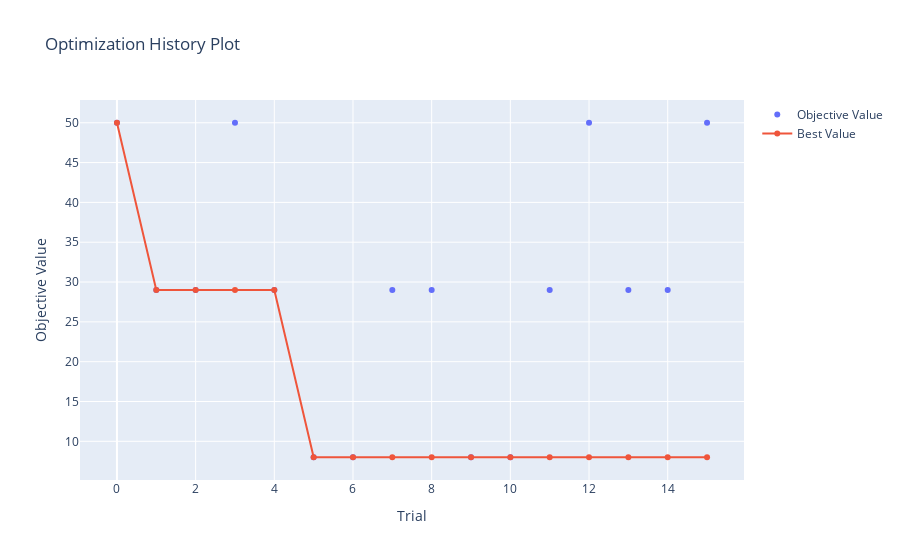

The notebook cell this image was saved under:
### Code cell
# Plot optimization history.
fig = optuna.visualization.plot_optimization_history(study)
fig.show()

### Figure 1 — Plotly figure (JSON) as saved in the notebook; plotly's stock layout.template omitted (floating-point values rounded to 4 significant figures)
{"data": [{"mode": "markers", "name": "Objective Value", "type": "scatter", "x": [0, 1, 2, 3, 4, 5, 6, 7, 8, 9, 10, 11, 12, 13, 14, 15], "y": [50, 29, 29, 50, 29, 8, 8, 29, 29, 8, 8, 29, 50, 29, 29, 50]}, {"name": "Best Value", "type": "scatter", "x": [0, 1, 2, 3, 4, 5, 6, 7, 8, 9, 10, 11, 12, 13, 14, 15], "y": [50, 29, 29, 29, 29, 8, 8, 8, 8, 8, 8, 8, 8, 8, 8, 8]}], "layout": {"title": {"text": "Optimization History Plot"}, "xaxis": {"title": {"text": "Trial"}}, "yaxis": {"title": {"text": "Objective Value"}}}}
